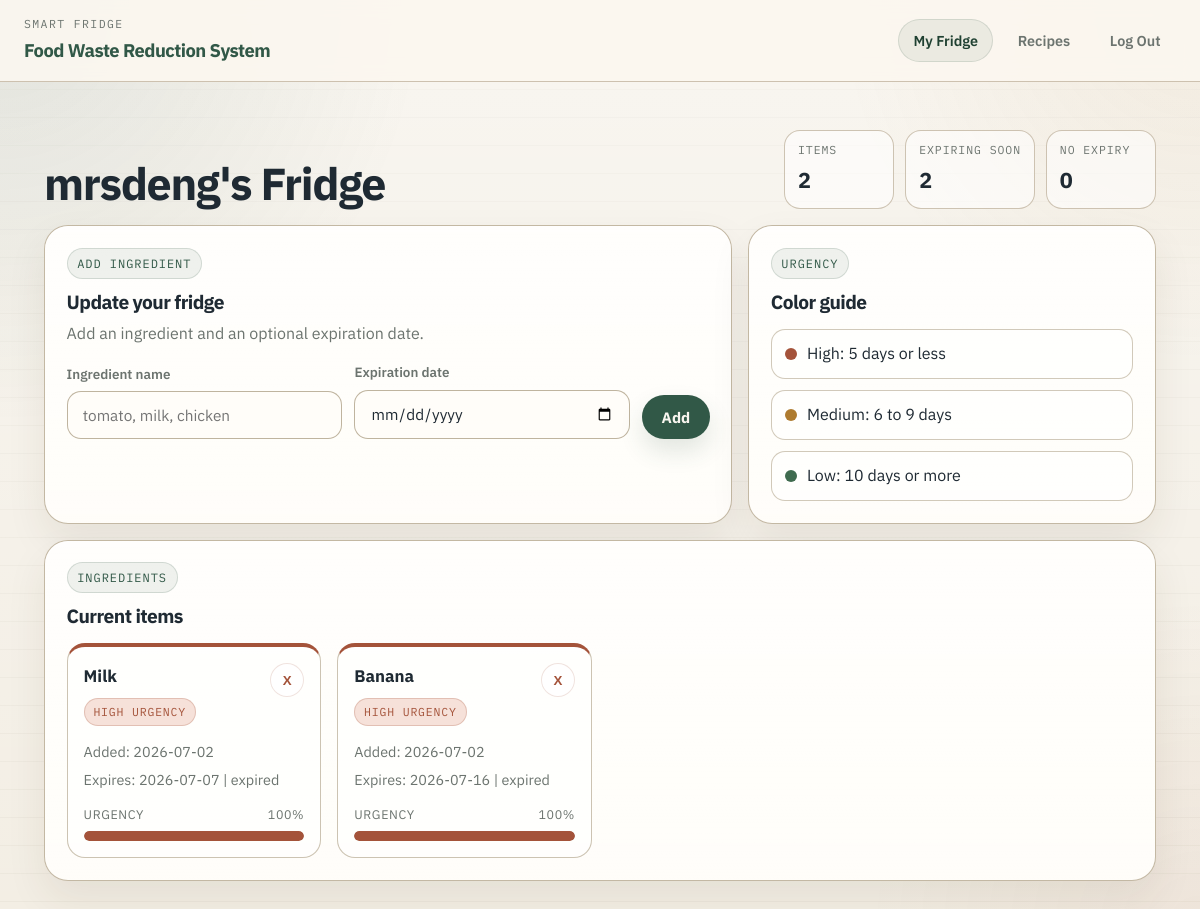
The app's page /dashboard (signed in) with its own data.
### tables this page shows
CREATE TABLE ingredients (
                id              INTEGER PRIMARY KEY AUTOINCREMENT,
                user_id         INTEGER NOT NULL,
                name            TEXT    NOT NULL,
                date_added      TEXT    NOT NULL,
                expiration_date TEXT,               -- NULL means no expiry set
                FOREIGN KEY (user_id) REFERENCES users(id)
            );

### app.py (the view)
@app.route("/dashboard")
@login_required
def dashboard():
    is_guest = session.get("guest", False)
    ingredients = (
        get_guest_ingredients()
        if is_guest
        else get_user_ingredients(session["user_id"])
    )
    return render_template(
        "dashboard.html", ingredients=ingredients, is_guest=is_guest
    )

### app.py (called while the page is built)
def get_db():
    conn = sqlite3.connect(DB_PATH)
    conn.row_factory = sqlite3.Row   # Rows behave like dicts
    return conn

def login_required(view):
    @functools.wraps(view)
    def wrapped(*args, **kwargs):
        if "user_id" not in session and not session.get("guest"):
            flash("Please log in to access this page.", "warning")
            return redirect(url_for("login"))
        return view(*args, **kwargs)
    return wrapped

def compute_days_left(expiration_date_str):
    if not expiration_date_str:
        return None
    try:
        exp = date.fromisoformat(expiration_date_str)
        return (exp - date.today()).days
    except ValueError:
        return None

def compute_urgency(days_left):
    if days_left is None:
        return 0.0   # No expiry set → treat as low urgency
    raw = (MAX_FRESHNESS_DAYS - days_left) / MAX_FRESHNESS_DAYS
    return max(0.0, min(1.0, raw))   # Clamp to [0, 1]

def urgency_label(urgency_score):
    if urgency_score >= 0.66:
        return "high"
    elif urgency_score >= 0.33:
        return "medium"
    else:
        return "low"

def get_user_ingredients(user_id):
    with get_db() as conn:
        rows = conn.execute(
            "SELECT * FROM ingredients WHERE user_id = ? ORDER BY expiration_date ASC",
            (user_id,)
        ).fetchall()
    result = []
    for row in rows:
        days_left = compute_days_left(row["expiration_date"])
        urgency   = compute_urgency(days_left)
        result.append({
            "id":              row["id"],
            "name":            row["name"],
            "date_added":      row["date_added"],
            "expiration_date": row["expiration_date"],
            "days_left":       days_left,
            "urgency":         urgency,
            "urgency_label":   urgency_label(urgency),
        })
    return result

### templates/dashboard.html (shortened to what this page needs)
{% extends "base.html" %}
{% block content %}
<div class="page">
  {% set ns = namespace(expiring=0, no_expiry=0) %}
  {% for ing in ingredients %}
    {% if ing.days_left is not none and ing.days_left <= 5 %}
      {% set ns.expiring = ns.expiring + 1 %}
    {% endif %}
    {% if not ing.expiration_date %}
      {% set ns.no_expiry = ns.no_expiry + 1 %}
    {% endif %}
  {% endfor %}
  <div class="page-header">
    <div>
      <h1>{{ session.username }}'s Fridge</h1>
    </div>
    <div class="summary-chips">
      <div class="summary-chip">
        <span class="metric-label">Items</span>
        <span class="metric-value">{{ ingredients|length }}</span>
      </div>
      <div class="summary-chip">
        <span class="metric-label">Expiring Soon</span>
        <span class="metric-value">{{ ns.expiring }}</span>
      </div>
      <div class="summary-chip">
        <span class="metric-label">No Expiry</span>
        <span class="metric-value">{{ ns.no_expiry }}</span>
      </div>
    </div>
  </div>
  <div class="top-grid">
    <section class="panel form-panel">
      <div class="panel-inner">
        <span class="section-kicker">Add Ingredient</span>
        <h2>Update your fridge</h2>
        <p>Add an ingredient and an optional expiration date.</p>
        <form method="POST" action="{{ url_for('add_ingredient') }}">
          <div class="form-row">
            <div class="form-group" style="margin:0;">
              <label for="name">Ingredient name</label>
              <input type="text" id="name" name="name" placeholder="tomato, milk, chicken" required />
            </div>
            <div class="form-group" style="margin:0;">
              <label for="expiration_date">Expiration date</label>
              <input type="date" id="expiration_date" name="expiration_date" />
            </div>
            <button type="submit" class="btn btn-primary">Add</button>
          </div>
        </form>
      </div>
    </section>
    <aside class="panel legend-panel">
      <div class="panel-inner">
        <span class="section-kicker">Urgency</span>
        <h2>Color guide</h2>
        <div class="legend-list">
          <div class="legend-item"><span class="legend-swatch swatch-high"></span>High: 5 days or less</div>
          <div class="legend-item"><span class="legend-swatch swatch-medium"></span>Medium: 6 to 9 days</div>
          <div class="legend-item"><span class="legend-swatch swatch-low"></span>Low: 10 days or more</div>
        </div>
      </div>
    </aside>
  </div>
  {% if ingredients %}
    <section class="panel ingredient-panel">
      <div class="panel-inner">
        <span class="section-kicker">Ingredients</span>
        <h2>Current items</h2>
        <div class="ingredient-grid">
          {% for ing in ingredients %}
            <article class="ingredient-card {{ ing.urgency_label }}">
              <div class="ingredient-top">
                <div>
                  <div class="ingredient-name">{{ ing.name }}</div>
                  <div class="mt-1">
                    <span class="badge badge-{{ ing.urgency_label }}">{{ ing.urgency_label }} urgency</span>
                  </div>
                </div>
                <form method="POST" action="{{ url_for('delete_ingredient', ing_id=ing.id) }}">
                  <button type="submit" class="delete-btn" title="Remove ingredient">X</button>
                </form>
              </div>
              <div class="ingredient-meta">
                <span>Added: {{ ing.date_added }}</span>
                {% if ing.expiration_date %}
                  <span>
                    Expires: {{ ing.expiration_date }}
                    {% if ing.days_left is not none %}
                      {% if ing.days_left < 0 %}
                        | expired
                      {% elif ing.days_left == 0 %}
                        | today
                      {% else %}
                        | {{ ing.days_left }} day{{ "s" if ing.days_left != 1 else "" }} left
                      {% endif %}
                    {% endif %}
                  </span>
                {% else %}
                  <span>No expiry date</span>
                {% endif %}
              </div>
              {% if ing.expiration_date %}
                <div class="progress-wrap">
                  <div class="progress-head">
                    <span>Urgency</span>
                    <span>{{ (ing.urgency * 100)|round|int }}%</span>
                  </div>
                  <div class="score-bar-bg">
                    <div
                      class="score-bar-fill"
                      style="width:{{ (ing.urgency * 100)|round|int }}%; background:{% if ing.urgency_label == 'high' %}var(--danger){% elif ing.urgency_label == 'medium' %}var(--warning){% else %}var(--success){% endif %};"
                    ></div>
                  </div>
                </div>
              {% endif %}
            </article>
          {% endfor %}
        </div>
      </div>
    </section>
  {% endif %}
</div>
{% endblock %}

### templates/base.html (style rules this page uses)
:root { --font-sans: "IBM Plex Sans", sans-serif; --font-mono: "IBM Plex Mono", monospace; --bg: #f3eee4; --paper: #fffdf8; --line: #d9cfbf; --line-strong: #bdae97; --text: #1f2a33; --muted: #6c746f; --accent: #315847; --accent-strong: #1f4031; --accent-soft: #dbe6df; --danger: #a4533a; --danger-soft: #f6e1d9; --warning: #ae7b2f; --warning-soft: #f4ead1; --success: #3f6b4f; --success-soft: #dde8df; --shadow: 0 18px 40px rgba(69, 52, 28, 0.08); --radius-lg: 24px; --radius-sm: 10px; --page-gutter: clamp(1rem, 4vw, 1.5rem); }
* { box-sizing: border-box; margin: 0; padding: 0; }
html { -webkit-text-size-adjust: 100%; scroll-behavior: smooth; }
body { min-height: 100vh; font-family: var(--font-sans); color: var(--text); background: linear-gradient(180deg, rgba(255, 255, 255, 0.45), rgba(255, 255, 255, 0)), repeating-linear-gradient( 0deg, transparent, transparent 27px, rgba(125, 115, 98, 0.06) 27px, rgba(125, 115, 98, 0.06) 28px ), var(--bg); line-height: 1.6; -webkit-font-smoothing: antialiased; text-rendering: optimizeLegibility; }
body::before { content: ""; position: fixed; inset: 0; pointer-events: none; background: radial-gradient(circle at top left, rgba(49, 88, 71, 0.11), transparent 28%), radial-gradient(circle at top right, rgba(174, 123, 47, 0.08), transparent 24%), radial-gradient(circle at bottom right, rgba(164, 83, 58, 0.06), transparent 22%); z-index: -1; }
h1, h2, h3, h4 { line-height: 1.15; letter-spacing: -0.03em; }
.mono, code, .section-kicker, .nav-label, .badge, .metric-label { font-family: var(--font-mono); }
.page { max-width: 1160px; margin: 0 auto; padding: 2rem var(--page-gutter) 3rem; }
.panel { position: relative; background: linear-gradient(180deg, rgba(255, 255, 255, 0.65), rgba(255, 255, 255, 0.2)), var(--paper); border: 1px solid rgba(185, 172, 149, 0.85); border-radius: var(--radius-lg); box-shadow: var(--shadow); }
.panel::after { content: ""; position: absolute; inset: 0; border-radius: inherit; pointer-events: none; box-shadow: inset 0 1px 0 rgba(255, 255, 255, 0.55); }
.panel-inner { padding: 1.45rem; }
.section-kicker { display: inline-flex; align-items: center; gap: 0.45rem; padding: 0.3rem 0.6rem; border-radius: 999px; background: rgba(49, 88, 71, 0.08); color: var(--accent); border: 1px solid rgba(49, 88, 71, 0.16); font-size: 0.75rem; letter-spacing: 0.08em; text-transform: uppercase; }
.btn { display: inline-flex; align-items: center; justify-content: center; gap: 0.5rem; min-height: 44px; padding: 0.7rem 1.15rem; border-radius: 999px; border: 1px solid transparent; cursor: pointer; font-family: var(--font-sans); font-size: 0.94rem; font-weight: 700; transition: 0.18s ease; }
.btn-primary { background: var(--accent); color: #f8f5ef; box-shadow: 0 12px 24px rgba(49, 88, 71, 0.14); }
.form-group { margin-bottom: 1rem; }
label { display: block; margin-bottom: 0.35rem; color: var(--muted); font-size: 0.84rem; font-weight: 600; }
input[type="text"], input[type="password"], input[type="date"] { width: 100%; min-height: 48px; padding: 0.8rem 0.95rem; border-radius: 14px; border: 1px solid rgba(185, 172, 149, 0.9); background: rgba(255, 253, 248, 0.86); color: var(--text); font-family: var(--font-sans); font-size: 0.96rem; }
.badge { display: inline-flex; align-items: center; gap: 0.35rem; min-height: 28px; padding: 0.2rem 0.55rem; border-radius: 999px; font-size: 0.72rem; letter-spacing: 0.07em; text-transform: uppercase; border: 1px solid transparent; }
.badge-high { background: var(--danger-soft); border-color: rgba(164, 83, 58, 0.24); color: var(--danger); }
.mt-1 { margin-top: 0.5rem; }

### records on screen
ingredients: name "Milk", urgency_label "HIGH", date_added "2026-07-02", expiration_date "2026-07-07", urgency "100"
ingredients: name "Banana", urgency_label "HIGH", date_added "2026-07-02", expiration_date "2026-07-16", urgency "100"

### other values on screen
{{ session.username }} "mrsdeng"
{{ ingredients|length }} "2"
{{ ns.expiring }} "2"
{{ ns.no_expiry }} "0"
